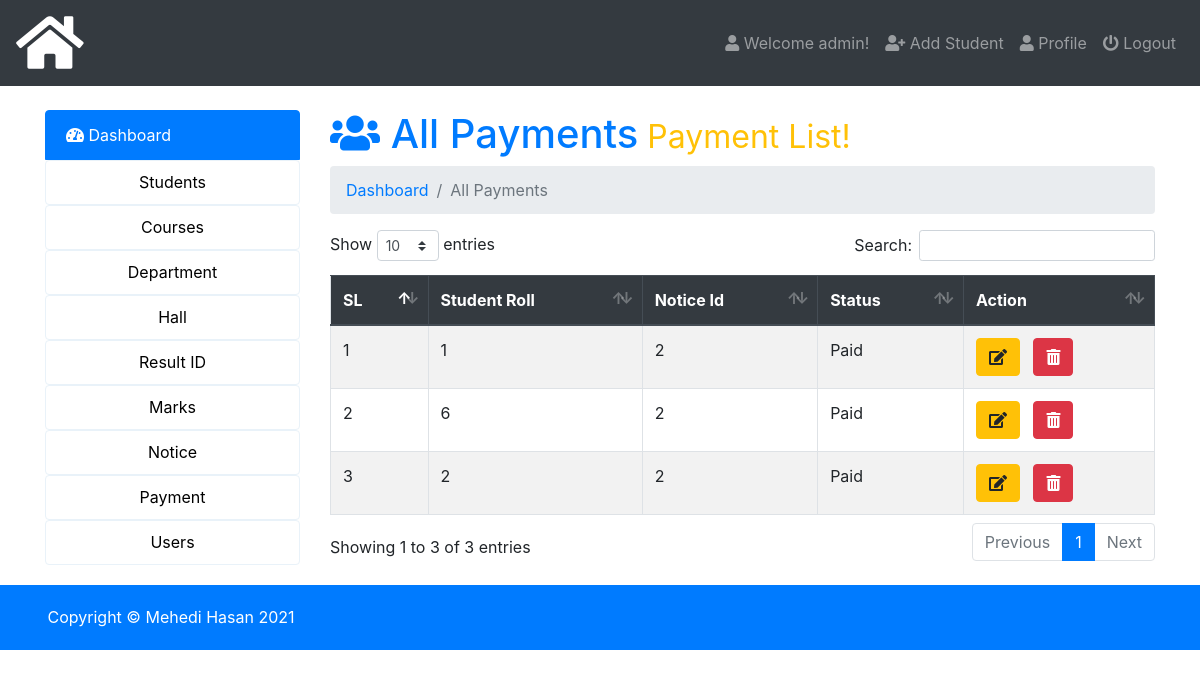
/admin/index.php?page=all-payment (signed in), run on an earlier commit of the app's database.
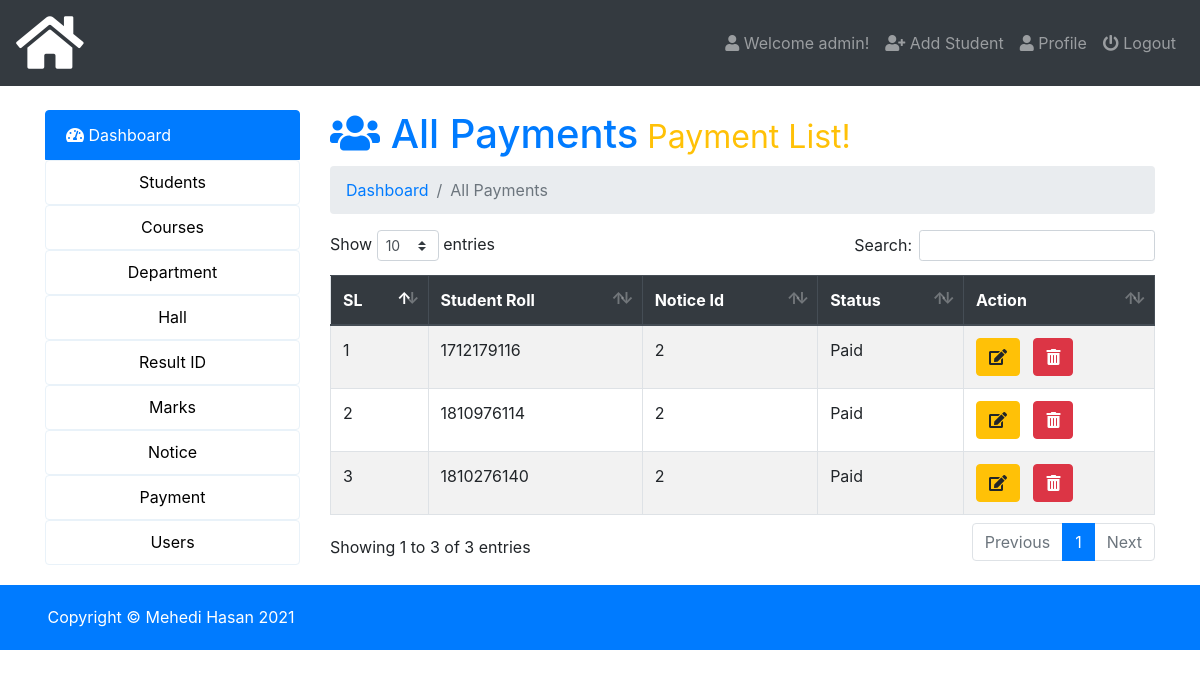
And on a later commit of the database.
### tables this page shows
CREATE TABLE `payment` (
  `payment_id` int(20) NOT NULL,
  `roll_id` int(40) NOT NULL,
  `student_notice_id` int(20) NOT NULL,
  `status` enum('Paid','Unpaid') NOT NULL DEFAULT 'Unpaid'
);

### admin/all-payment.php (the view, shortened to what this page needs)
<h1 class="text-primary"><i class="fas fa-users"></i>  All Payments<small class="text-warning"> Payment List!</small></h1>
<nav aria-label="breadcrumb">
  <ol class="breadcrumb">
     <li class="breadcrumb-item" aria-current="page"><a href="index.php">Dashboard </a></li>
     <li class="breadcrumb-item active" aria-current="page">All Payments</li>
  </ol>
</nav>
<table class="table  table-striped table-hover table-bordered" id="data">
  <thead class="thead-dark">
    <tr>
      <th scope="col">SL</th>
      <th scope="col">Student Roll</th>
      <th scope="col">Notice Id</th>
      <th scope="col">Status</th>
      <th scope="col">Action</th>
    </tr>
  </thead>
  <tbody>
    <?php
      $query=mysqli_query($db_con,'SELECT * FROM `payment` ORDER BY `payment`.`payment_id` ASC;');
      $i=1;
      while ($result = mysqli_fetch_array($query)) { ?>
      <tr>
        <?php
        echo '<td>'.$i.'</td>
          <td>'.ucwords($result['roll_id']).'</td>
          <td>'.$result['student_notice_id'].'</td>
          <td>'.$result['status'].'</td>
          <td>
            <a class="btn btn-xs btn-warning" href="index.php?page=edit-payment&id='.base64_encode($result['payment_id']).'">
              <i class="fa fa-edit"></i></a>
             &nbsp; <a class="btn btn-xs btn-danger" onclick="javascript:confirmationDelete($(this));return false;" href="index.php?page=delete-payment&id='.base64_encode($result['payment_id']).'">
             <i class="fas fa-trash-alt"></i></a></td>';?>
      </tr>
     <?php $i++;} ?>
  </tbody>
</table>

What changed in the data, as far as the page shows it:
changed payment (number 1 of 3 on the later page): roll "1" → "1712179116"
changed payment (number 2 of 3 on the later page): roll "6" → "1810976114"
changed payment (number 3 of 3 on the later page): roll "2" → "1810276140"
